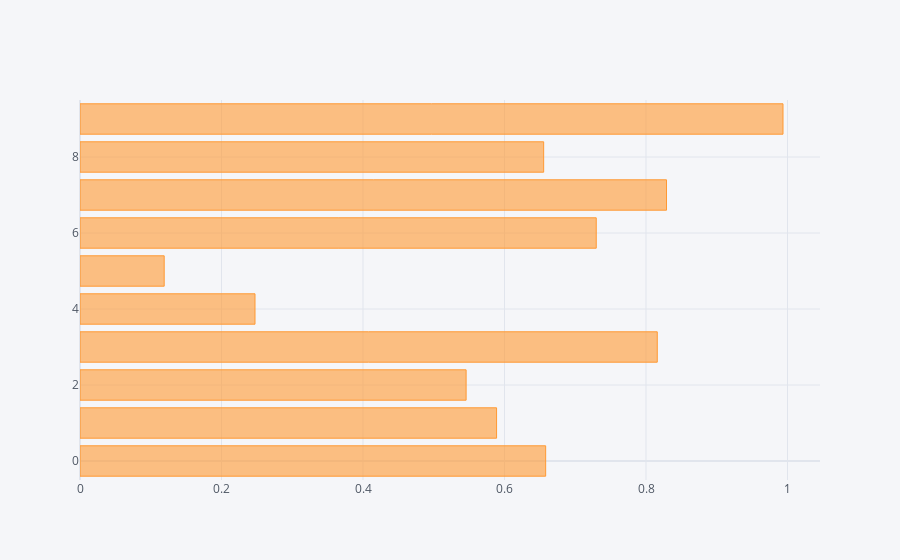

The code cell stored with this chart in its notebook:
### Code cell
df['A'].iplot(kind='barh')

### Figure 1 — Plotly figure (JSON) as saved in the notebook; plotly's stock layout.template omitted (floating-point values rounded to 4 significant figures)
{"data": [{"marker": {"color": "rgba(255, 153, 51, 0.6)", "line": {"color": "rgba(255, 153, 51, 1.0)", "width": 1}}, "name": "A", "orientation": "h", "text": "", "type": "bar", "x": [0.6582, 0.5888, 0.5457, 0.8159, 0.2473, 0.119, 0.7297, 0.829, 0.6554, 0.9936], "y": [0, 1, 2, 3, 4, 5, 6, 7, 8, 9]}], "layout": {"legend": {"bgcolor": "#F5F6F9", "font": {"color": "#4D5663"}}, "paper_bgcolor": "#F5F6F9", "plot_bgcolor": "#F5F6F9", "title": {"font": {"color": "#4D5663"}}, "xaxis": {"gridcolor": "#E1E5ED", "showgrid": true, "tickfont": {"color": "#4D5663"}, "title": {"font": {"color": "#4D5663"}, "text": ""}, "zerolinecolor": "#E1E5ED"}, "yaxis": {"gridcolor": "#E1E5ED", "showgrid": true, "tickfont": {"color": "#4D5663"}, "title": {"font": {"color": "#4D5663"}, "text": ""}, "zerolinecolor": "#E1E5ED"}}}
